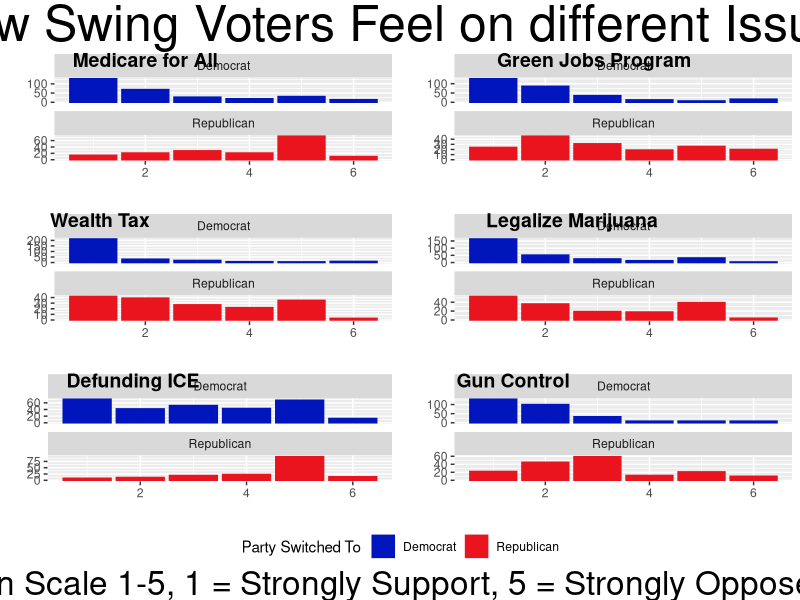
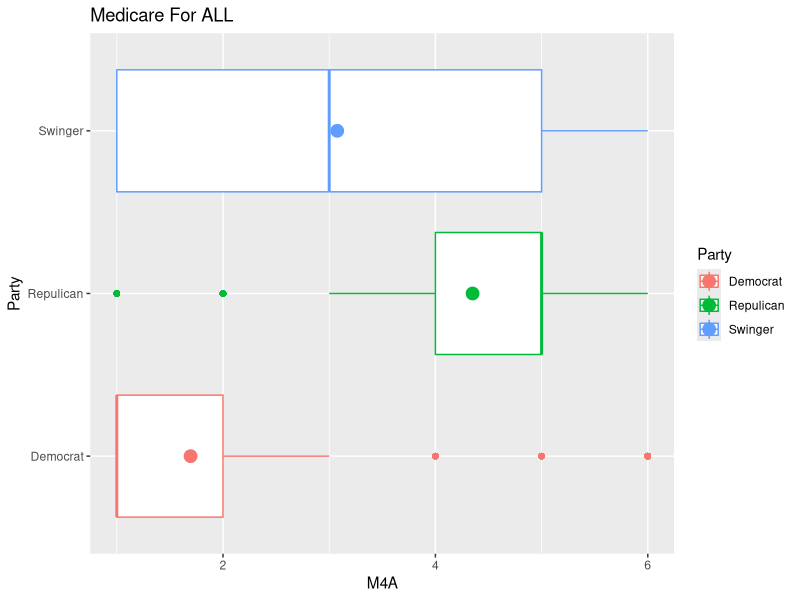
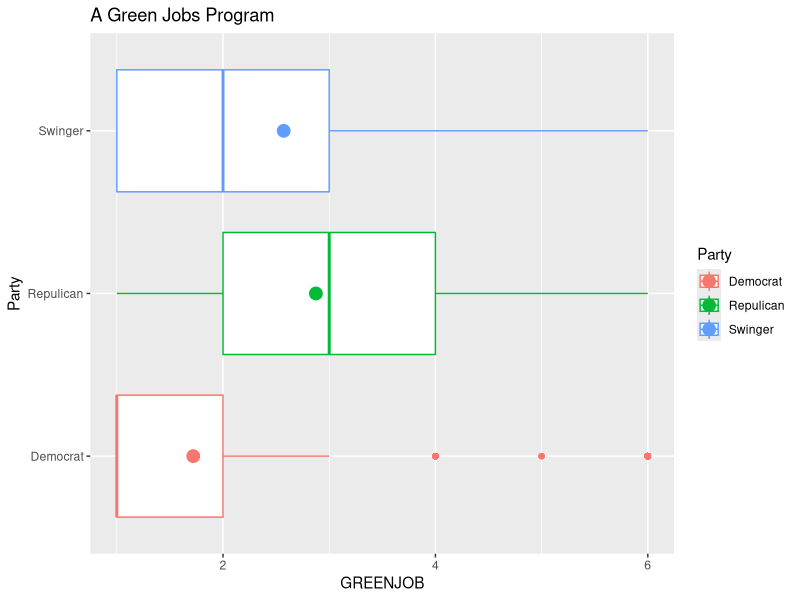
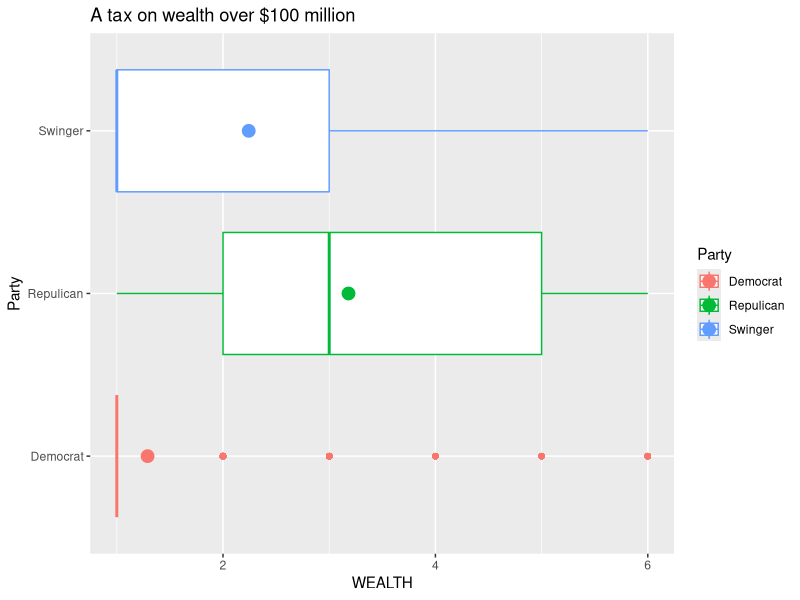
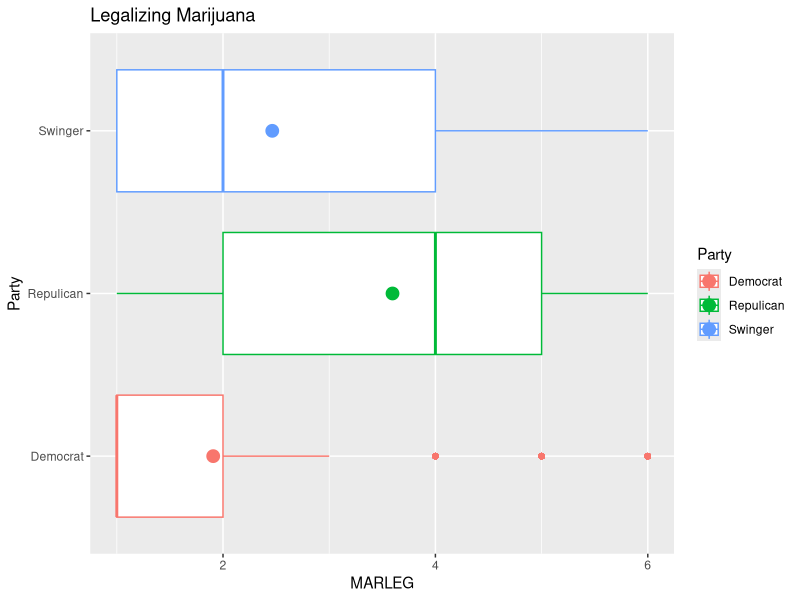
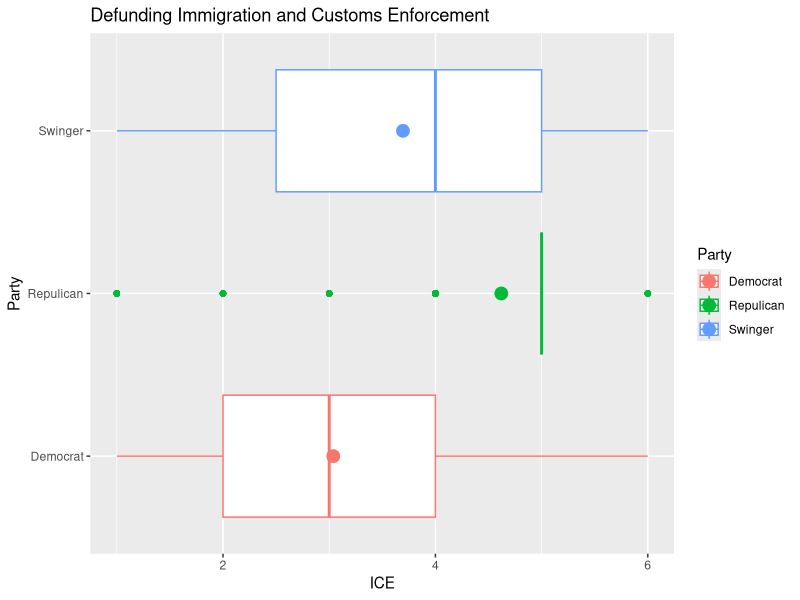
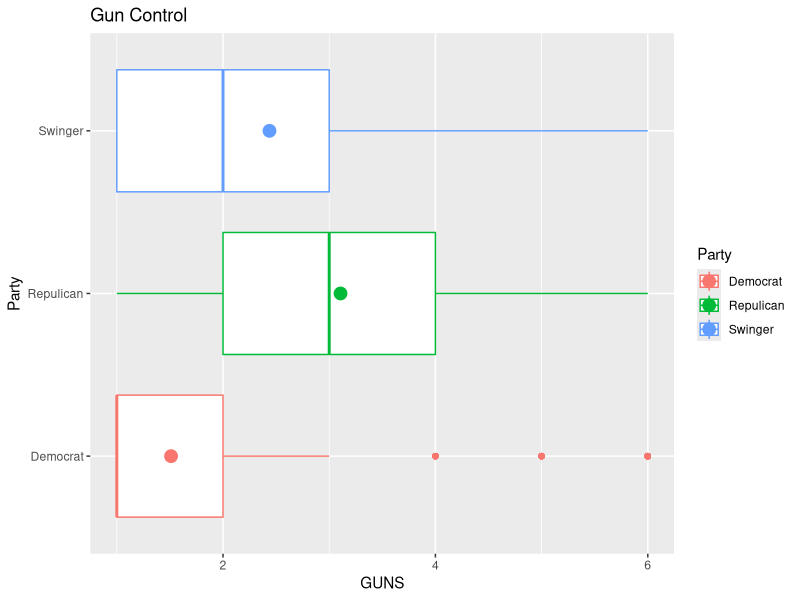
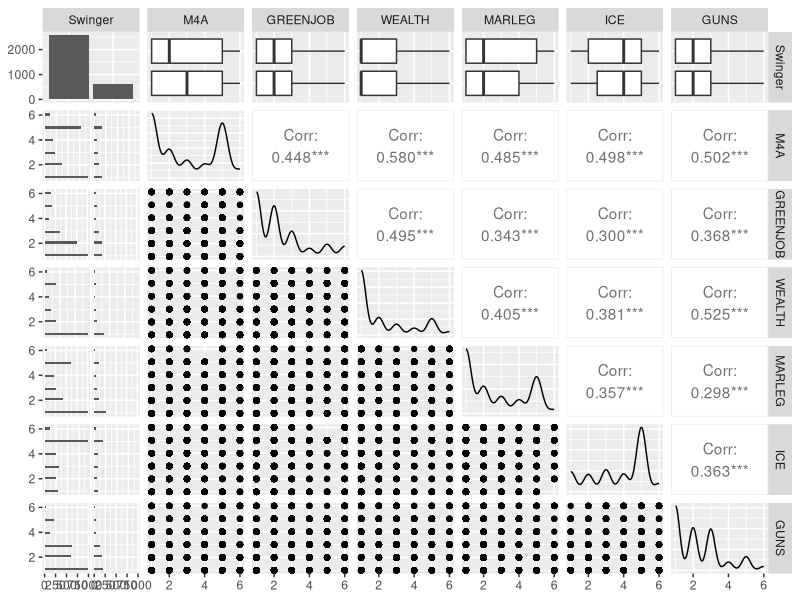

Here is the R script that generated these plots, in order:
## ---- chunk 1
knitr::opts_chunk$set(echo = TRUE, cache = TRUE)
# library imports go here
library(tidyverse)
library(GGally)
library(broom)
library(ggpubr)

# read in data
Source <- read.csv("DFP_WTHH_release.csv")
df = Source
colnames(df)[1] = "ID"
#Removed worthless columns
df = df %>%
  select(c(ID,presvote16post,house3,weight_DFP,M4A,
           GREENJOB,WEALTH,MARLEG,ICE,GUNS,
           POP_1,POP_2,POP_3))

df = df %>%
  mutate(
    Swinger = ifelse(presvote16post == house3 & 
                       presvote16post %in% c(1,2),FALSE,TRUE),
    Party = ifelse(presvote16post == house3 &
                     presvote16post %in% c(1,2),
                   ifelse(presvote16post == 1,"Democrat","Repulican"),
                   "Swinger")
  )

# remove rows with NA conflicts
df <- df[-c(2647, 3042, 3200),]

# separate data into groups based on voting pattern
loyalD = df %>%
  filter(presvote16post == 1 & house3 == 1)
loyalR = df %>%
  filter(presvote16post == 2 & house3 == 2) 

loyal <- rbind(loyalD, loyalR)

switchD = df %>%
  filter(presvote16post != 1 & house3 == 1) %>%
  mutate(Partyto = "Democrat")
switchR = df %>%
  filter(presvote16post != 2 & house3 == 2) %>%
  mutate(Partyto = "Republican")


switchers = rbind(switchD,switchR)



# subset data
issues = df %>%
  select(c(Swinger,M4A,GREENJOB,WEALTH,MARLEG,ICE,GUNS))
## ---- chunk 2
IssueSwitchPlot <- function(dataframe,issue) {
  ggplot(dataframe, aes(x = !!ensym(issue), 
                        group = Partyto, 
                        colour = Partyto,
                        fill = Partyto)) +
  geom_bar() + 
    facet_wrap(~Partyto,nrow = 2,scales = "free_y") +
    ylab("") + 
    xlab("") +
    scale_fill_manual(name = "Party Switched To",
                      values = c("#0015BC","#E9141D")) +
    scale_color_manual(name = "Party Switched To",
                       values = c("#0015BC","#E9141D"))  
}
## ---- chunk 3

wantedIssues = c("M4A","GREENJOB",'WEALTH','MARLEG','ICE','GUNS')



plot_list = lapply(wantedIssues, IssueSwitchPlot, dataframe = switchers)



figLabels = c("Medicare for All","Green Jobs Program","Wealth Tax",
              "Legalize Marijuana","Defunding ICE","Gun Control")


plotGrid = ggarrange(plotlist = plot_list,
          nrow = 3,
          ncol = 2,
          common.legend = TRUE,
          legend = "bottom",
          labels = figLabels)



## ---- chunk 4
annotate_figure(plotGrid,
                top = text_grob("How Swing Voters Feel on different Issues",
                                size = 36),
                bottom = text_grob("Survey Results on Scale 1-5, 1 = Strongly Support, 5 = Strongly Oppose (6 = \"Not Sure\")",size = 24))
## ---- chunk 5


ggplot(df, aes(y = M4A, x = Party, color = Party)) + geom_boxplot() + coord_flip() + stat_summary(fun.y = mean, geom = "point", size = 4) + ggtitle("Medicare For ALL")

ggplot(df, aes(y = GREENJOB, x = Party, color = Party)) + geom_boxplot() + coord_flip() + stat_summary(fun.y = mean, geom = "point", size = 4) + ggtitle("A Green Jobs Program")

ggplot(df, aes(y = WEALTH, x = Party, color = Party)) + geom_boxplot() + coord_flip() + stat_summary(fun.y = mean, geom = "point", size = 4) + ggtitle("A tax on wealth over $100 million")

ggplot(df, aes(y = MARLEG, x = Party, color = Party)) + geom_boxplot() + coord_flip() + stat_summary(fun.y = mean, geom = "point", size = 4) + ggtitle("Legalizing Marijuana")

ggplot(df, aes(y = ICE, x = Party, color = Party)) + geom_boxplot() + coord_flip() + stat_summary(fun.y = mean, geom = "point", size = 4) + ggtitle("Defunding Immigration and Customs Enforcement")

ggplot(df, aes(y = GUNS, x = Party, color = Party)) + geom_boxplot() + coord_flip() + stat_summary(fun.y = mean, geom = "point", size = 4) + ggtitle("Gun Control")
## ---- chunk 6

# adding variables to model at a time
one.issue <- glm(Swinger ~ WEALTH, family = quasibinomial, weights = weight_DFP, data = df)
two.issues <- glm(Swinger ~ WEALTH * M4A, family = quasibinomial, weights = weight_DFP, data = df)
three.issues <- glm(Swinger ~ WEALTH * M4A + MARLEG, family = quasibinomial, weights = weight_DFP, data = df)
four.issues <-  glm(Swinger ~ WEALTH * M4A + MARLEG + GUNS, family = quasibinomial, weights = weight_DFP, data = df)
five.issues <-  glm(Swinger ~ WEALTH * M4A + MARLEG + GUNS + GREENJOB, family = quasibinomial, weights = weight_DFP, data = df)
six.issues <- glm(Swinger ~ WEALTH * M4A + MARLEG + GUNS + GREENJOB + ICE, family = quasibinomial, weights = weight_DFP, data = df)

# probs for one issues
coe <- coef(one.issue)
y <- coe[1] + coe[2] * 1:5
probs <- exp(y) / (1 + exp(y)) 
cat("Probabilities for one issue variable (Wealth):\n",probs)
print("")

# probs for two issues
coe <- coef(two.issues)
y <- coe[1] + coe[2] + coe[3] * coe[4] * 1:5
probs <- exp(y) / (1 + exp(y))
cat("\nProbabilities for two issue variables (WEALTH + M4A):\n",probs)
print("")

coe <- coef(three.issues)
y <- coe[1] + coe[2] + coe[3] + coe[4] * coe[5] * 1:5
probs <- exp(y) / (1 + exp(y))
cat("\nProbabilities for three issue variables (WEALTH + M4A + MARLEG):\n",probs)
print("")

coe <- coef(four.issues)
y <- coe[1] + coe[2] + coe[3] + coe[4] + coe[5] * coe[6] * 1:5
probs <- exp(y) / (1 + exp(y))
cat("\nProbabilities for four issue variables (WEALTH + M4A + MARLEG + GUNS):\n",probs)
print("")

coe <- coef(five.issues)
y <- coe[1] + coe[2] + coe[3] + coe[4] + coe[5] + coe[6] * coe[7] * 1:5
probs <- exp(y) / (1 + exp(y))
cat("\nProbabilities for five issue variables (WEALTH + M4A + MARLEG + GUNS+ GREENJOB):\n",probs)
print("")

coe <- coef(six.issues)
y <- coe[1] + coe[2] + coe[3] + coe[4] + coe[5] + coe[6] + coe[7] * coe[8] * 1:5
probs <- exp(y) / (1 + exp(y))
cat("\nProbabilities for six issue variables (WEALTH + M4A + MARLEG + GUNS+GREENJOB + ICE):\n",probs)
## ---- chunk 7
pop <- df[c("POP_1","POP_2","POP_3")]

# populism variable models
one.pop <- glm(Swinger ~ POP_1, family = quasibinomial, weights = weight_DFP, data = df)
two.pops <- glm(Swinger ~ POP_1 + POP_2, family = quasibinomial, weights = weight_DFP, data = df)
three.pops <- glm(Swinger ~ POP_1 + POP_2 + POP_3, family = quasibinomial, weights = weight_DFP, data = df)

# probs for one pop variable
coe <- coef(one.pop)
y <- coe[1] + coe[2] * 1:5
probs <- exp(y) / (1 + exp(y)) 
cat("Probabilities for one populism variable (POP_1):\n",probs)
print("")

# probs for two pop variables
coe <- coef(two.pops)
y <- coe[1] + coe[2] + coe[3] * 1:5
probs <- exp(y) / (1 + exp(y)) 
cat("Probabilities for two populism variables (POP_1+ POP_2):\n",probs)
print("")

# probs for three pop variables
coe <- coef(three.pops)
y <- coe[1] + coe[2] + coe[3] + coe[4] * 1:5
probs <- exp(y) / (1 + exp(y)) 
cat("Probabilities for three populism variables (POP_1 + POP_2 + POP_3):\n",probs)
print("")
## ---- chunk 8
ggpairs(issues)
## ---- chunk 9
# evaluate residuals
six.df <- augment(six.issues)

# evaluate final model
six.df$.fitted = fitted.values(six.issues)
six.df$.resid = residuals(six.issues, type="response") 

gg1 <- ggplot(six.df, aes(x = .fitted, y = .resid)) + 
  geom_point() + 
  geom_smooth(method = "loess", method.args = list(degree = 1)) + 
  xlab("Fitted values") + 
  ylab("Residuals") + 
  ggtitle("Fitted Values over Residuals")

gg2 <- ggplot(six.df, aes(x = WEALTH, y = .resid)) + 
  geom_point() + 
  geom_smooth(method = "loess", method.args = list(degree = 1)) + 
  xlab("Wealth") + 
  ylab("Residuals") + 
  ggtitle("Wealth Responses over Residuals")

gg3 <- ggplot(six.df, aes(x = M4A, y = .resid)) + 
  geom_point() + 
  geom_smooth(method = "loess", method.args = list(degree = 1)) + 
  xlab("M4A") + 
  ylab("Residuals") + 
  ggtitle("Medicare for All Responses over Residuals")

gg4 <- ggplot(six.df, aes(x = GUNS, y = .resid)) + 
  geom_point() + 
  geom_smooth(method = "loess", method.args = list(degree = 1)) + 
  xlab("Guns") + 
  ylab("Residuals") + 
  ggtitle("Gun Responses over Residuals")

gg5 <- ggplot(six.df, aes(x = ICE, y = .resid)) + 
  geom_point() + 
  geom_smooth(method = "loess", method.args = list(degree = 1)) + 
  xlab("ICE") + 
  ylab("Residuals") + 
  ggtitle("ICE Responses over Residuals")

gg6 <- ggplot(six.df, aes(x = GREENJOB, y = .resid)) + 
  geom_point() + 
  geom_smooth(method = "loess", method.args = list(degree = 1)) + 
  xlab("GREENJOB") + 
  ylab("Residuals") + 
  ggtitle("Green-job Responses over Residuals")
  

gg7 <- ggplot(six.df, aes(x = MARLEG, y = .resid)) + 
  geom_point() + 
  geom_smooth(method = "loess", method.args = list(degree = 1)) + 
  xlab("MARLEG") + 
  ylab("Residuals") +
  ggtitle("Legalizing Marijuana Responses over Residuals")

gg1
gg2
gg3
gg4
gg5
gg6
gg7
## ---- chunk 10
ggpairs(pop)
## ---- chunk 11
# evaluate residuals
pop.df <- augment(three.pops)

# evaluate final model
pop.df$.fitted = fitted.values(three.pops)
pop.df$.resid = residuals(three.pops, type="response") 

gg1 <- ggplot(pop.df, aes(x = .fitted, y = .resid)) + 
  geom_point() + 
  geom_smooth(method = "loess", method.args = list(degree = 1)) + 
  xlab("Fitted values") + 
  ylab("Residuals") + 
  ggtitle("Fitted Values over Residuals")

gg2 <- ggplot(pop.df, aes(x = POP_1, y = .resid)) + 
  geom_point() + 
  geom_smooth(method = "loess", method.args = list(degree = 1)) + 
  xlab("POP_1") + 
  ylab("Residuals") + 
  ggtitle("POP 1 Variable over Residuals")

gg3 <- ggplot(pop.df, aes(x = POP_2, y = .resid)) + 
  geom_point() + 
  geom_smooth(method = "loess", method.args = list(degree = 1)) + 
  xlab("POP_2") + 
  ylab("Residuals") + 
  ggtitle("POP 2 Variable over Residuals")

gg4 <- ggplot(pop.df, aes(x = POP_3, y = .resid)) + 
  geom_point() + 
  geom_smooth(method = "loess", method.args = list(degree = 1)) + 
  xlab("POP_3") + 
  ylab("Residuals") + 
  ggtitle("POP 3 Variable over Residuals")


gg1
gg2
gg3
gg4
